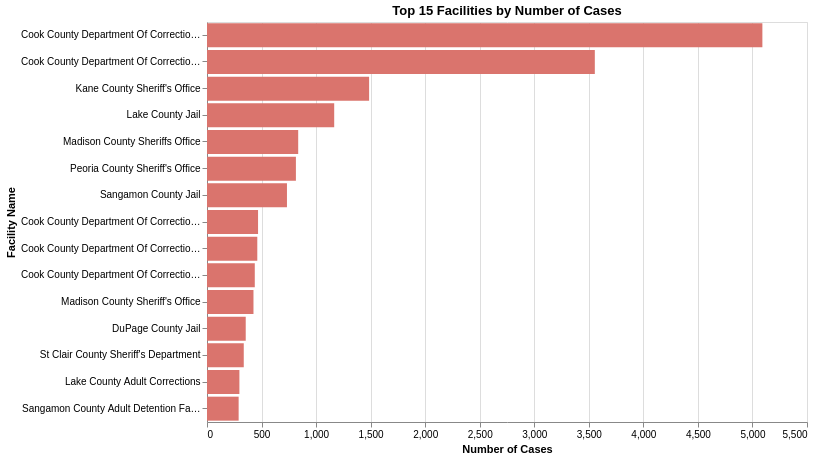

Notebook cell for this chart:
### Code cell
# Most common by facility name
top_facilities = (
    df_cleaned
    .filter(pl.col('Cleaned Facility Name').is_not_null())  # Remove null facility names
    .group_by('Cleaned Facility Name')
    .len()
    .sort('len', descending=True)
    .head(15)
    .rename({'len': 'Case Count'})
)

# Create the Altair chart
facilities_chart = alt.Chart(top_facilities).mark_bar().encode(
    x=alt.X('Case Count:Q', title='Number of Cases'),
    y=alt.Y('Cleaned Facility Name:N', sort='-x', title='Facility Name'),
    color=alt.value("#da746d"),  # Blue color for bars
    tooltip=[
        'Cleaned Facility Name:N', 
        alt.Tooltip('Case Count:Q', format=',d')
    ]
).properties(
    width=600,
    height=400,
    title='Top 15 Facilities by Number of Cases'
)

facilities_chart

### Figure 1 — Vega-Lite specification as saved in the notebook (floating-point values rounded to 4 significant figures)
{"config": {"view": {"continuousWidth": 300, "continuousHeight": 300}}, "data": {"name": "data-c04b91ee95ccb61f7b11458baa0b5843"}, "mark": {"type": "bar"}, "encoding": {"color": {"value": "#da746d"}, "tooltip": [{"field": "Cleaned Facility Name", "type": "nominal"}, {"field": "Case Count", "format": ",d", "type": "quantitative"}], "x": {"field": "Case Count", "title": "Number of Cases", "type": "quantitative"}, "y": {"field": "Cleaned Facility Name", "sort": "-x", "title": "Facility Name", "type": "nominal"}}, "height": 400, "title": "Top 15 Facilities by Number of Cases", "width": 600, "$schema": "https://vega.github.io/schema/vega-lite/v5.20.1.json", "datasets": {"data-c04b91ee95ccb61f7b11458baa0b5843": [{"Cleaned Facility Name": "Cook County Department Of Corrections ddress S California Division Chica", "Case Count": 5091}, {"Cleaned Facility Name": "Cook County Department Of Corrections ddress S California Division RTU Chica", "Case Count": 3555}, {"Cleaned Facility Name": "Kane County Sheriff's Office", "Case Count": 1486}, {"Cleaned Facility Name": "Lake County Jail", "Case Count": 1166}, {"Cleaned Facility Name": "Madison County Sheriffs Office", "Case Count": 836}, {"Cleaned Facility Name": "Peoria County Sheriff's Office", "Case Count": 815}, {"Cleaned Facility Name": "Sangamon County Jail", "Case Count": 733}, {"Cleaned Facility Name": "Cook County Department Of Corrections ddress Chica", "Case Count": 468}, {"Cleaned Facility Name": "Cook County Department Of Corrections ddress S California Ave - DIVISION Chica", "Case Count": 461}, {"Cleaned Facility Name": "Cook County Department Of Corrections ddress S California Ave - DIVISION RTU Chica", "Case Count": 438}, {"Cleaned Facility Name": "Madison County Sheriff's Office", "Case Count": 426}, {"Cleaned Facility Name": "DuPage County Jail", "Case Count": 355}, {"Cleaned Facility Name": "St Clair County Sheriff's Department", "Case Count": 337}, {"Cleaned Facility Name": "Lake County Adult Corrections", "Case Count": 297}, {"Cleaned Facility Name": "Sangamon County Adult Detention Facility", "Case Count": 290}]}}
